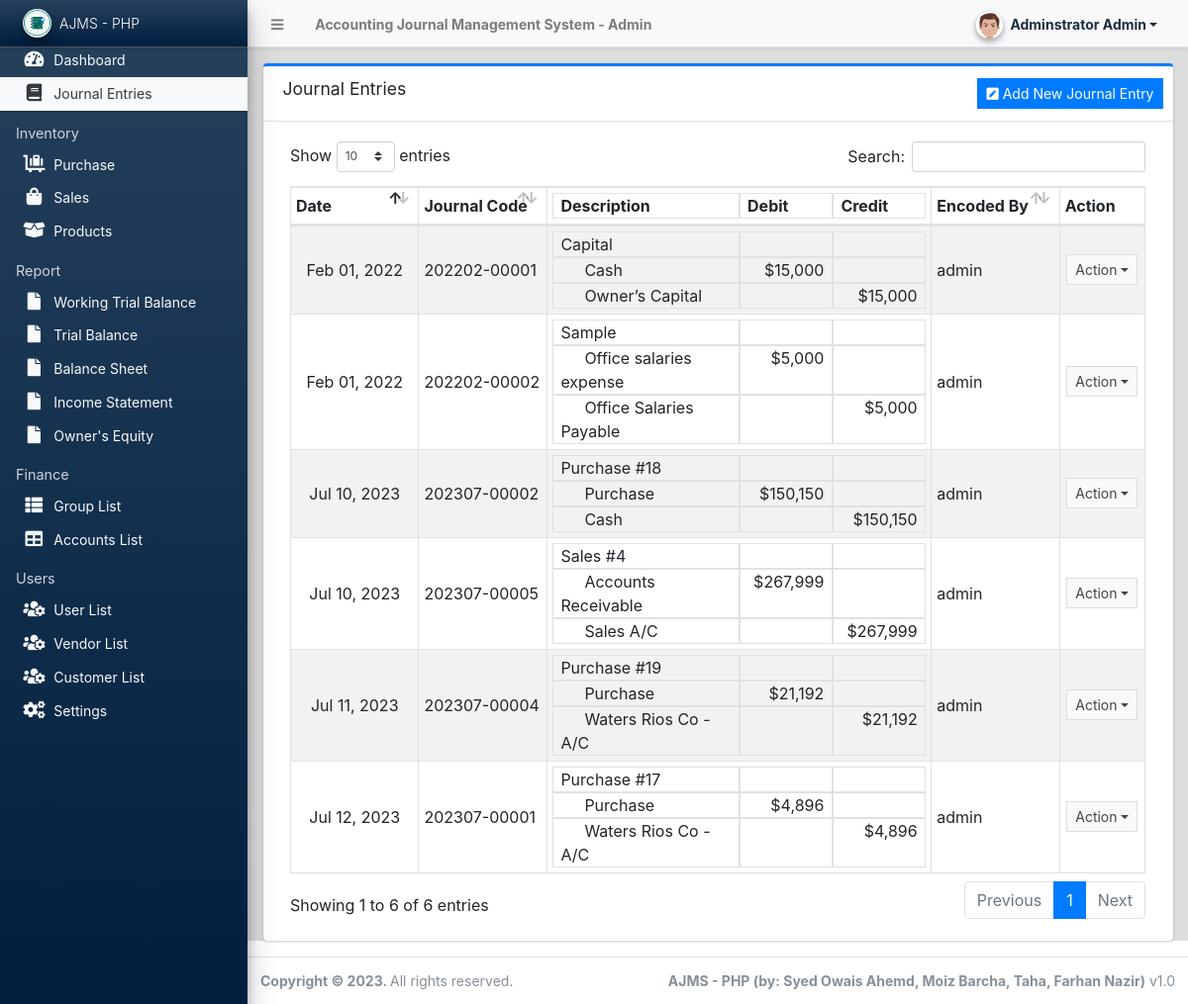
/admin/?page=journals (signed in), run on the app's committed database.
### tables this page shows
CREATE TABLE `journal_entries` (
  `id` int(30) NOT NULL,
  `code` varchar(100) NOT NULL,
  `journal_date` date NOT NULL,
  `description` text NOT NULL,
  `user_id` int(30) DEFAULT NULL,
  `date_created` datetime NOT NULL DEFAULT current_timestamp(),
  `date_updated` datetime DEFAULT NULL ON UPDATE current_timestamp()
);

CREATE TABLE `journal_items` (
  `journal_id` int(30) NOT NULL,
  `account_id` int(30) NOT NULL,
  `group_id` int(30) NOT NULL,
  `amount` float NOT NULL DEFAULT 0,
  `date_created` datetime NOT NULL DEFAULT current_timestamp()
);

CREATE TABLE `account_list` (
  `id` int(30) NOT NULL,
  `name` text NOT NULL,
  `description` text NOT NULL,
  `status` tinyint(1) NOT NULL DEFAULT 1,
  `delete_flag` tinyint(1) NOT NULL DEFAULT 0,
  `date_created` datetime NOT NULL DEFAULT current_timestamp(),
  `date_updated` datetime DEFAULT NULL ON UPDATE current_timestamp()
);

### admin/journals/index.php (the view, shortened to what this page needs)
<?php
function format_num($number){
	$num_ex = explode('.',$number);
	$decimals = isset($num_ex[1]) ? strlen($num_ex[1]) : 0 ;
	return '$'.number_format($number,$decimals);
}
?>
<div class="card card-outline card-primary">
	<div class="card-header">
		<h3 class="card-title">Journal Entries</h3>
		<div class="card-tools">
			<button class="btn btn-primary btn-flat btn-sm" id="create_new" type="button"><i class="fa fa-pen-square"></i> Add New Journal Entry</button>
		</div>
	</div>
	<div class="card-body">
        <div class="container-fluid">
			<table class="table table-hover table-striped table-bordered">
				<colgroup>
					<col width="15%">
					<col width="15%">
					<col width="45%">
					<col width="15%">
					<col width="10%">
				</colgroup>
				<thead>
					<tr>
						<th>Date</th>
						<th>Journal Code</th>
						<th class="p-0">
							<div class="d-flex w-100">
								<div class="col-6 border">Description</div>
								<div class="col-3 border">Debit</div>
								<div class="col-3 border">Credit</div>
							</div>
						</th>
						<th>Encoded By</th>
						<th>Action</th>
					</tr>
				</thead>
				<tbody>
					<?php
					$swhere = "";
					$users = $conn->query("SELECT id,username FROM `users` where id in (SELECT `user_id` FROM `journal_entries` {$swhere})");
					$user_arr = array_column($users->fetch_all(MYSQLI_ASSOC),'username','id');
					$journals = $conn->query("SELECT * FROM `journal_entries` {$swhere} order by date(journal_date) asc");
					while($row = $journals->fetch_assoc()):
					?>
					<tr>
						<td class="text-center"><?= date("M d, Y", strtotime($row['journal_date'])) ?></td>
						<td class=""><?= $row['code'] ?></td>
						<td class="p-0">
							<div class="d-flex w-100">
								<div class="col-6 border"><?= $row['description'] ?></div>
								<div class="col-3 border"></div>
								<div class="col-3 border"></div>
							</div>
							<?php
							$jitems = $conn->query("SELECT j.*,a.name as account, g.type as `type` FROM `journal_items` j inner join account_list a on j.account_id = a.id inner join group_list g on j.group_id = g.id where j.journal_id = '{$row['id']}'");
							while($rowss = $jitems->fetch_assoc()):
							?>
							<div class="d-flex w-100">
								<div class="col-6 border"><span class="pl-4"><?= $rowss['account'] ?></span></div>
								<div class="col-3 border text-right"><?= $rowss['type'] == 1 ? format_num($rowss['amount']) : '' ?></div>
								<div class="col-3 border text-right"><?= $rowss['type'] == 2 ? format_num($rowss['amount']) : '' ?></div>
							</div>
							<?php endwhile; ?>
						</td>
						<td><?= isset($user_arr[$row['user_id']]) ? $user_arr[$row['user_id']] : "N/A" ?></td>
						<td class="text-center">
							<button type="button" class="btn btn-flat btn-default btn-sm dropdown-toggle dropdown-icon" data-toggle="dropdown">
									Action
							</button>
						</td>
					</tr>
					<?php endwhile; ?>
				</tbody>
			</table>
		</div>
	</div>
</div>

### admin/journals/index.php (style rules this page uses)
th.p-0, td.p-0 { padding: 0 !important; }

### data on the page
journal_entries: journal_date "Feb 01, 2022", code "202202-00001", description "Capital", user "admin"
journal_items: account.name "Cash", amount "$15,000"
journal_items: account.name "Owner’s Capital", amount "$15,000"
journal_entries: journal_date "Feb 01, 2022", code "202202-00002", description "Sample", user "admin"
journal_items: account.name "Office salaries expense", amount "$5,000"
journal_items: account.name "Office Salaries Payable", amount "$5,000"
journal_entries: journal_date "Jul 10, 2023", code "202307-00002", description "Purchase #18", user "admin"
journal_items: account.name "Purchase", amount "$150,150"
journal_items: account.name "Cash", amount "$150,150"
journal_entries: journal_date "Jul 10, 2023", code "202307-00005", description "Sales #4", user "admin"
journal_items: account.name "Accounts Receivable", amount "$267,999"
journal_items: account.name "Sales A/C", amount "$267,999"
journal_entries: journal_date "Jul 11, 2023", code "202307-00004", description "Purchase #19", user "admin"
journal_items: account.name "Purchase", amount "$21,192"
journal_items: account.name "Waters Rios Co - A/C", amount "$21,192"
journal_entries: journal_date "Jul 12, 2023", code "202307-00001", description "Purchase #17", user "admin"
journal_items: account.name "Purchase", amount "$4,896"
journal_items: account.name "Waters Rios Co - A/C", amount "$4,896"

### other printed values
$_settings->info('name') "Accounting Journal Management System"
$_settings->userdata('firstname').' '.$_settings->userdata('lastname') "Adminstrator Admin"
$_settings->info('short_name') "AJMS - PHP"
